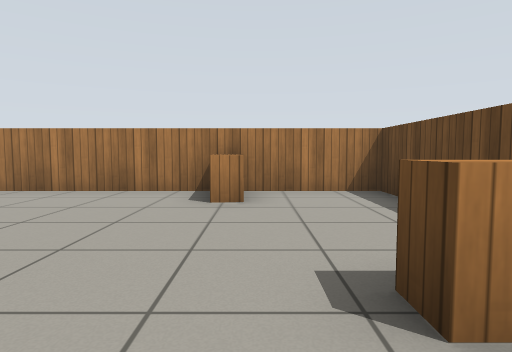
View 1 (above)

24 first-person views from a walk through a Gazebo world. The camera is 0.74 m above the floor, tilts 4° down and sees 75° across. The floor is counted in squares, 1 m on a side. Each view is taken from the middle of a square. On the plan, view 1 faces up. The plan holds only what a view shows up to about 11 squares ahead; the rest is blank. Simple patterns stand in for the simulator's built-in surfaces.

View 2
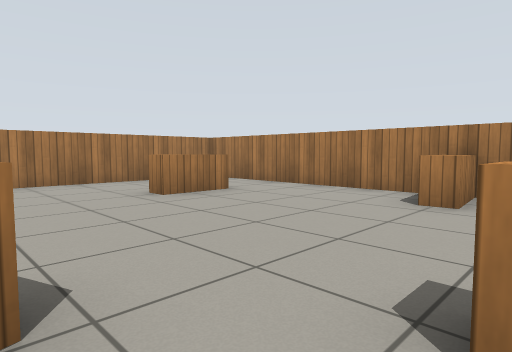

View 3
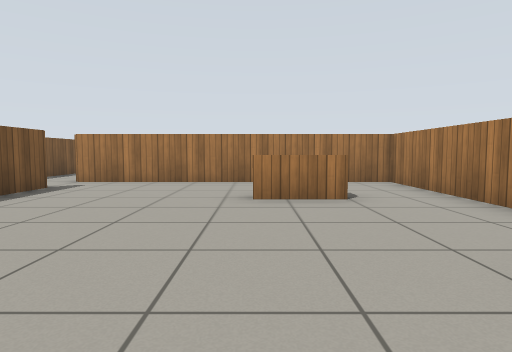

View 4
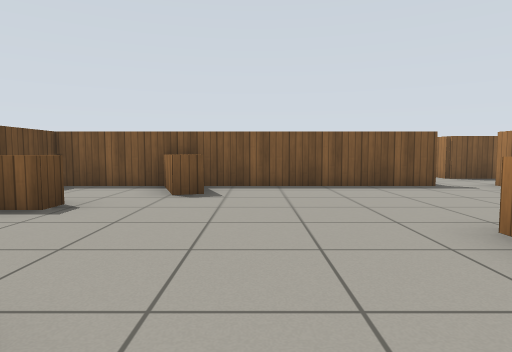

View 5
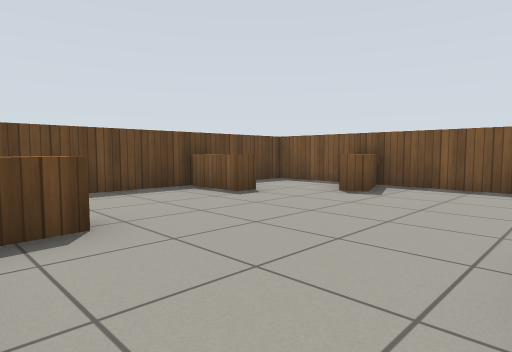

View 6
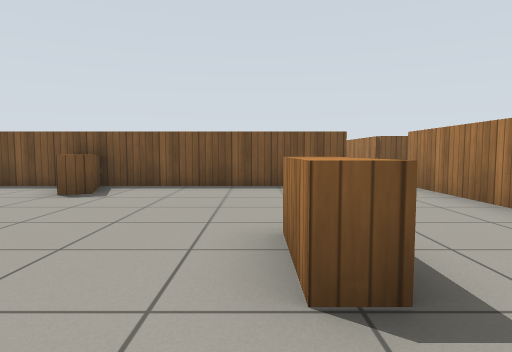

View 7
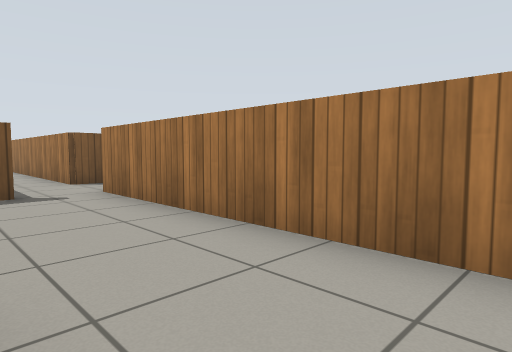

View 8
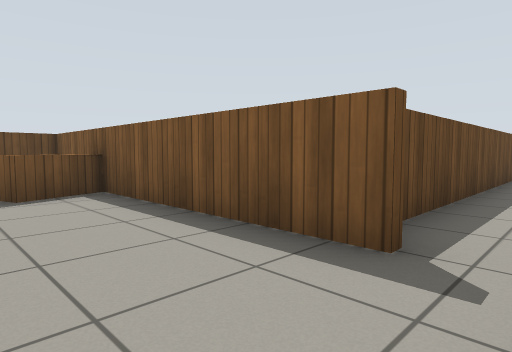

View 9
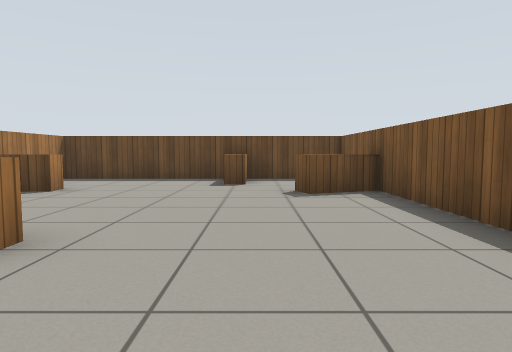

View 10
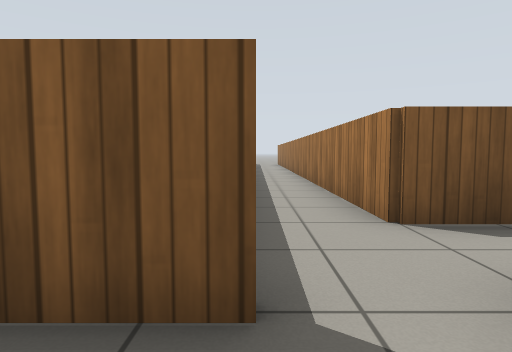

View 11
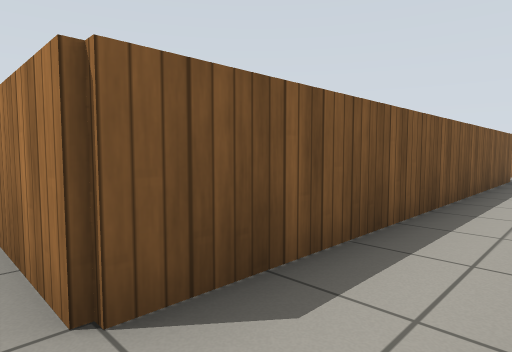

View 12
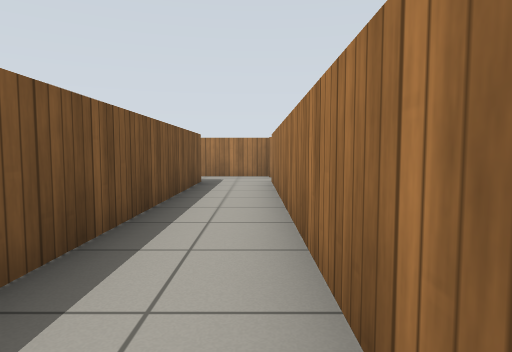

View 13
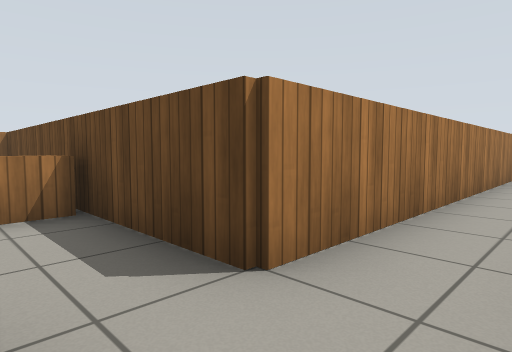

View 14
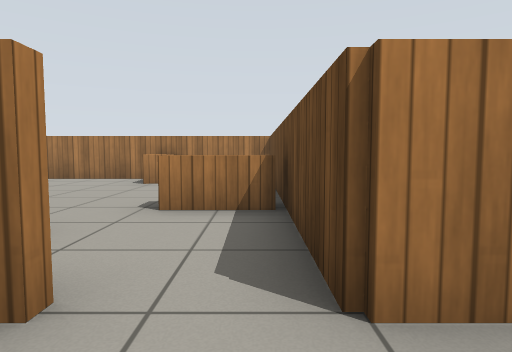

View 15
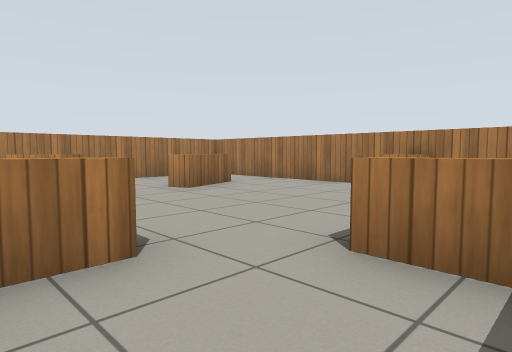

View 16
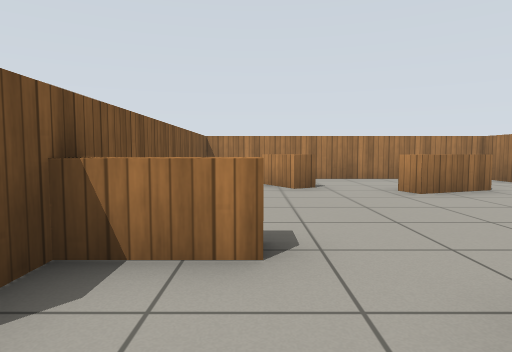

View 17
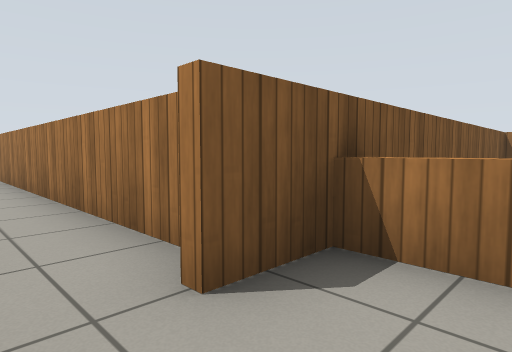

View 18
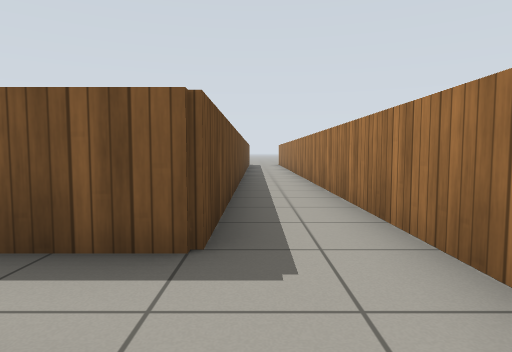

View 19
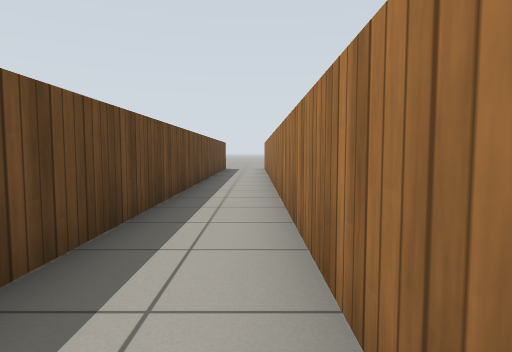

View 20
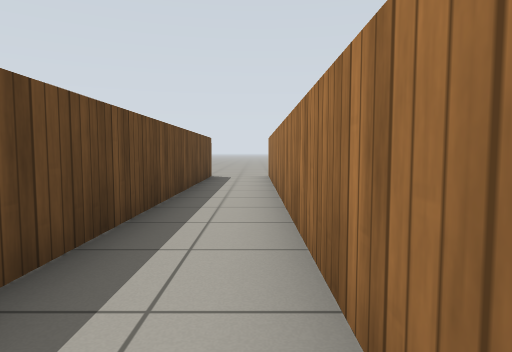

View 21
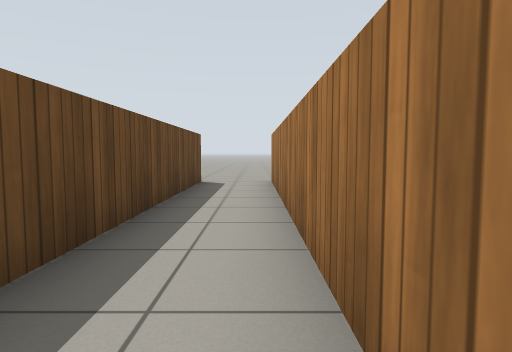

View 22
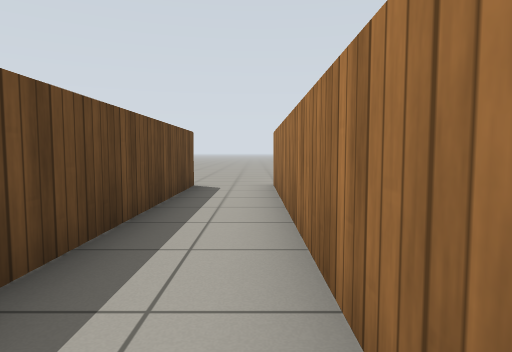

View 23
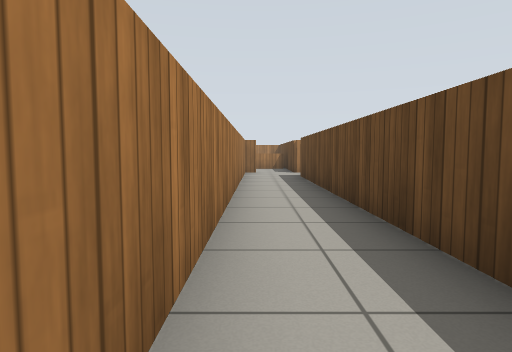

View 24
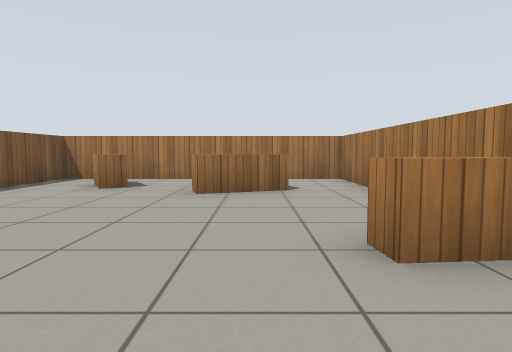

### Floor plan
Points are (right, up) in squares from view 1. A wall is a line through its corners. A room is listed if a view was taken in it or the views show most of it. See-through windows are left out.
Room 1 (views 1, 2, 3, 4, 5, 6, 7, 8, 9, 10)
walls: (-6.1, -1.4) (-1.5, -1.4); (2.4, 2.5) (2.4, 6.4) (-7.4, 6.4) (-7.4, -1.6); (0.4, -1.4) (2.4, -1.4) (2.4, 0.6)
ways out: opening at (-7, -1) to room 2
objects: wooden box (-5, 3) to (-5, 4); wooden box (-1, -1) to (0, 0); wooden box (-1, 5) to (0, 6)
Room 2 (view 11)
walls: (-5.6, -9.6) (-5.6, -2.6); (-7.4, -3.4) (-7.4, -10.9)
ways out: opening at (-7, -1) to room 1; opening at (-8, -2) to room 3
Room 3 (views 12, 13, 14, 15, 16, 17, 18, 19, 20, 21, 22, 23, 24)
walls: (-19.4, -1.5) (-19.4, -21.5); (-8.4, -1.6) (-17.6, -1.6) (-17.6, 6.4) (-27.4, 6.4) (-27.4, -1.4) (-21.4, -1.4); (-17.6, -21.5) (-17.6, -3.4) (-7.4, -3.4)
ways out: opening at (-8, -2) to room 2; opening at (-18, -22.5)
objects: wooden box (-26, 0) to (-25, 1); wooden box (-25, 3) to (-24, 4); wooden box (-21, -1) to (-20, 0); wooden box (-21, 5) to (-20, 6); wooden box (-19, 1) to (-18, 1)

Positions as (right, up) in squares from view 1, and headings:
1: (0, 0), facing up
2: (1, 0), facing up-left
3: (1, 3), facing left
4: (-2, 6), facing down
5: (-4, 6), facing down-right
6: (-4, 6), facing down
7: (-5, 5), facing down-left
8: (-7, 1), facing down-right
9: (-7, 1), facing right
10: (-6, 0), facing down
11: (-7, -2), facing down-left
12: (-9, -2), facing left
13: (-19, -3), facing up-right
14: (-18, -3), facing up
15: (-18, -1), facing up-left
16: (-18, 0), facing left
17: (-18, 0), facing down-left
18: (-18, -1), facing down
19: (-19, -6), facing down
20: (-19, -11), facing down
21: (-19, -13), facing down
22: (-19, -14), facing down
23: (-19, -14), facing up
24: (-18, 4), facing left
